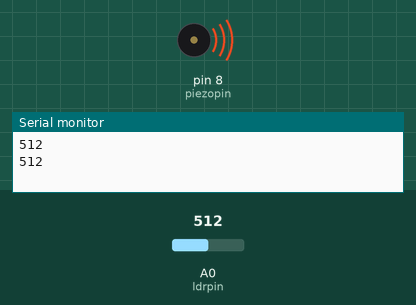
The sketch below on a simulated Arduino Uno, built with avr-gcc and run on an emulated ATmega328P. Shown: buzzer (waves = sounding), the last lines printed to the serial monitor. The test bench sets the inputs (shaded band); at power-on: A0 (ldrpin) = 512.

Above: at 0.88 s.
1.6 s: A0 (ldrpin) set to 122
At 1.65 s:
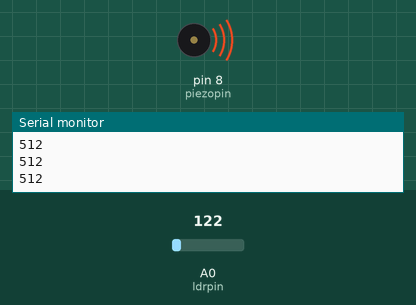
At 2.1 s:
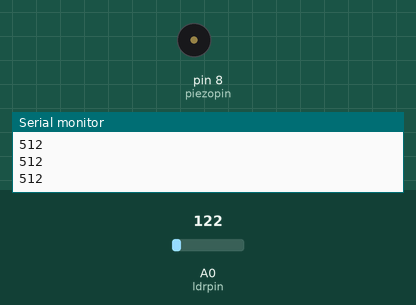
5.1 s: A0 (ldrpin) set to 511
Timing chart, 0 to 14.6 s (numbered marks = the images above; inputs shaded):
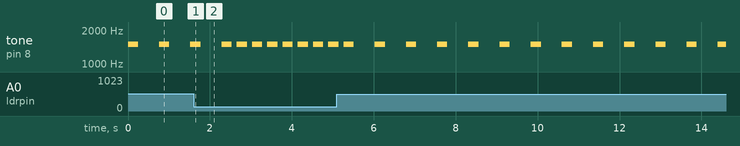

Measured:
- by itself, tone on pin 8 (piezopin): repeats every 0.76 s: 1500 Hz 0.25 s, silent 0.51 s

The sketch:

light_sensor.ino
```cpp
int piezopin = 8;
int ldrpin = 0;
int ldrvalue = 0;

void setup()
{
  Serial.begin(9600);
}

void loop()
{
  ldrvalue = analogRead(ldrpin);
  Serial.println(ldrvalue);
  tone(piezopin, 1500);
  delay(250);
  noTone(piezopin);
  delay(ldrvalue);
}
```
